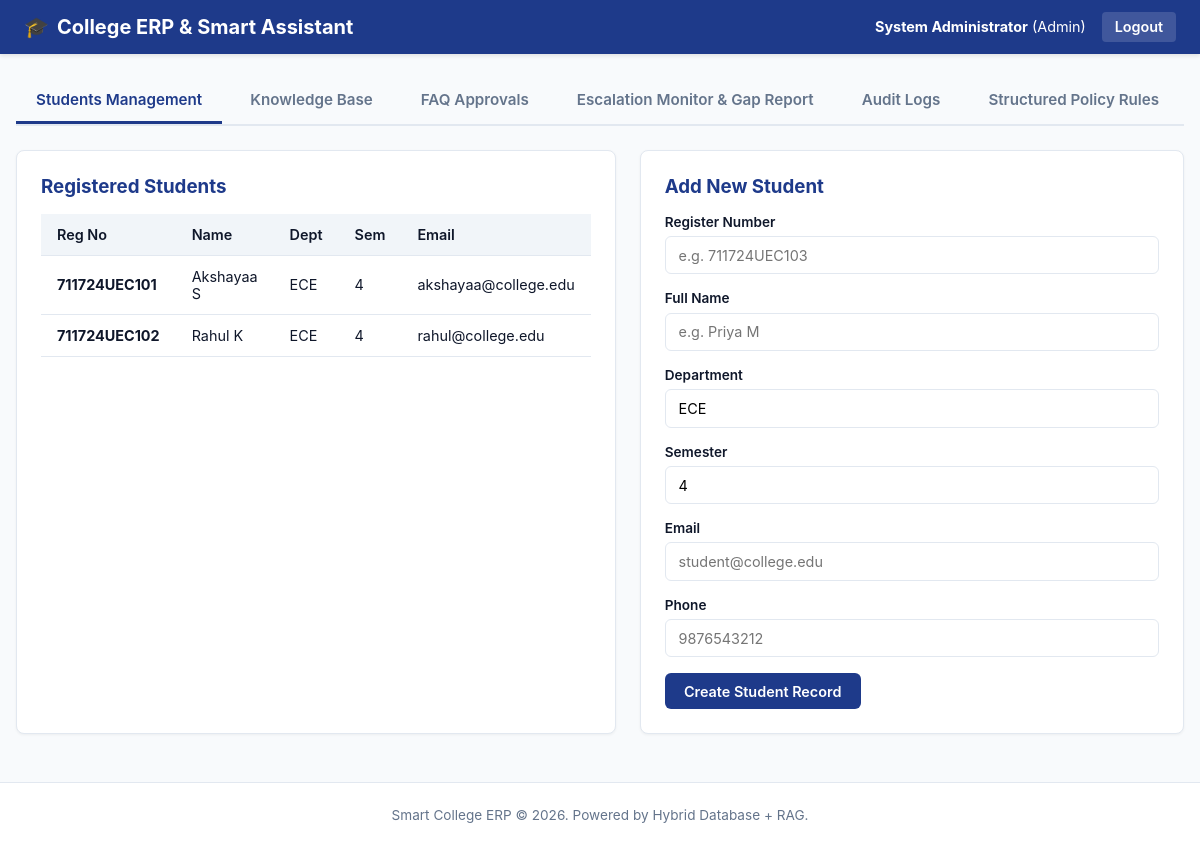
The page /admin (signed in) on the database its author committed.
### tables this page shows
CREATE TABLE students (
        id INTEGER PRIMARY KEY AUTOINCREMENT,
        reg_no TEXT UNIQUE NOT NULL,
        name TEXT NOT NULL,
        dept TEXT NOT NULL,
        semester INTEGER NOT NULL,
        email TEXT,
        phone TEXT
    );

### app.py (the view)
@app.route('/admin')
@role_required('admin')
def admin_dashboard():
    db = get_db()
    cur = db.cursor()
    cur.execute("SELECT * FROM students ORDER BY reg_no ASC")
    students = cur.fetchall()
    cur.execute("SELECT * FROM kb_documents ORDER BY id DESC")
    documents = cur.fetchall()
    cur.execute("SELECT * FROM faq_entries ORDER BY id DESC")
    faqs = cur.fetchall()
    cur.execute("SELECT COUNT(*) FROM unresolved_queries WHERE status = 'open'")
    open_count = cur.fetchone()[0]
    cur.execute("SELECT COUNT(*) FROM unresolved_queries WHERE status = 'resolved'")
    resolved_count = cur.fetchone()[0]
    monitor = {
        'open_count': open_count,
        'resolved_count': resolved_count,
        'median_time': '12 mins' if resolved_count > 0 else 'N/A'
    }
    cur.execute("""
        SELECT question, COUNT(*) as count, MAX(ts) as last_asked
        FROM audit_logs
        WHERE confidence IN ('low', 'none') AND question IS NOT NULL
        GROUP BY question
        ORDER BY count DESC
        LIMIT 5
    """)
    knowledge_gaps = cur.fetchall()
    filter_event = request.args.get('event_type', '')
    if filter_event:
        cur.execute("SELECT * FROM audit_logs WHERE event_type = ? ORDER BY id DESC LIMIT 50", (filter_event,))
    else:
        cur.execute("SELECT * FROM audit_logs ORDER BY id DESC LIMIT 50")
    audit_logs = cur.fetchall()
    cur.execute("SELECT * FROM policy_rules ORDER BY key ASC")
    policy_rules = cur.fetchall()
    active_backend = os.environ.get('EMBEDDING_BACKEND', 'tfidf')
    indexed_doc_count = sum(1 for d in documents if d['status'] == 'active')
    total_chunk_count = sum(d['chunk_count'] or 0 for d in documents if d['status'] == 'active')
    return render_template('admin.html',
                           students=students,
                           documents=documents,
                           faqs=faqs,
                           monitor=monitor,
                           knowledge_gaps=knowledge_gaps,
                           audit_logs=audit_logs,
                           policy_rules=policy_rules,
                           active_backend=active_backend,
                           indexed_doc_count=indexed_doc_count,
                           total_chunk_count=total_chunk_count,
                           index_mismatch_warning=False,
                           filter_event=filter_event)

### app.py (called while the page is built)
def get_db():
    if 'db' not in g:
        g.db = sqlite3.connect(DB_PATH)
        g.db.row_factory = sqlite3.Row
        g.db.execute("PRAGMA journal_mode=WAL;")
        g.db.execute("PRAGMA busy_timeout=5000;")
    return g.db

### templates/admin.html (shortened to what this page needs)
{% extends "base.html" %}
{% block content %}
<div class="nav-tabs">
  <button class="tab-btn active" onclick="showSection('students-tab')">Students Management</button>
  <button class="tab-btn" onclick="showSection('kb-tab')">Knowledge Base</button>
  <button class="tab-btn" onclick="showSection('faq-tab')">FAQ Approvals</button>
  <button class="tab-btn" onclick="showSection('monitor-tab')">Escalation Monitor &amp; Gap Report</button>
  <button class="tab-btn" onclick="showSection('audit-tab')">Audit Logs</button>
  <button class="tab-btn" onclick="showSection('policy-tab')">Structured Policy Rules</button>
</div>
<div id="students-tab" class="tab-content active">
  <div class="grid-2">
    <div class="card">
      <h3>Registered Students</h3>
      <table class="data-table">
        <thead>
          <tr>
            <th>Reg No</th>
            <th>Name</th>
            <th>Dept</th>
            <th>Sem</th>
            <th>Email</th>
          </tr>
        </thead>
        <tbody>
          {% for s in students %}
          <tr>
            <td><strong>{{ s.reg_no }}</strong></td>
            <td>{{ s.name }}</td>
            <td>{{ s.dept }}</td>
            <td>{{ s.semester }}</td>
            <td>{{ s.email }}</td>
          </tr>
          {% endfor %}
        </tbody>
      </table>
    </div>
    <div class="card">
      <h3>Add New Student</h3>
      <form method="POST" action="{{ url_for('admin_add_student') }}">
        <div class="form-group">
          <label>Register Number</label>
          <input type="text" name="reg_no" class="form-control" required placeholder="e.g. 711724UEC103">
        </div>
        <div class="form-group">
          <label>Full Name</label>
          <input type="text" name="name" class="form-control" required placeholder="e.g. Priya M">
        </div>
        <div class="form-group">
          <label>Department</label>
          <input type="text" name="dept" class="form-control" required value="ECE">
        </div>
        <div class="form-group">
          <label>Semester</label>
          <input type="number" name="semester" class="form-control" required value="4">
        </div>
        <div class="form-group">
          <label>Email</label>
          <input type="email" name="email" class="form-control" placeholder="student@college.edu">
        </div>
        <div class="form-group">
          <label>Phone</label>
          <input type="text" name="phone" class="form-control" placeholder="9876543212">
        </div>
        <button type="submit" class="btn btn-primary">Create Student Record</button>
      </form>
    </div>
  </div>
</div>
{% endblock %}

### templates/base.html (shortened to what this page needs)
<!DOCTYPE html>
<html lang="en">
<head>
  <link rel="stylesheet" href="{{ url_for('static', filename='css/style.css') }}">
</head>
<body>
  <header class="navbar">
    <div class="brand">
      🎓 <span>College ERP &amp; Smart Assistant</span>
    </div>
    <div class="user-info">
      {% if session.get('user_id') %}
        <span><strong>{{ session.get('name') }}</strong> ({{ session.get('role')|capitalize }})</span>
        <a href="{{ url_for('logout') }}" class="logout-btn">Logout</a>
      {% endif %}
    </div>
  </header>
  <main class="container">
    {% block content %}{% endblock %}
  </main>
  <footer style="text-align: center; padding: 1.5rem; font-size: 0.85rem; color: var(--text-muted); border-top: 1px solid var(--border-color); background: #fff; margin-top: auto;">
    Smart College ERP &copy; 2026. Powered by Hybrid Database + RAG.
  </footer>
</body>
</html>

### static/css/style.css (style rules this page uses)
:root { --primary: #1e3a8a; --primary-hover: #1e40af; --secondary: #0d9488; --bg-color: #f8fafc; --card-bg: #ffffff; --text-main: #0f172a; --text-muted: #64748b; --border-color: #e2e8f0; --success: #16a34a; --warning: #ca8a04; --danger: #dc2626; --info: #0284c7; }
* { box-sizing: border-box; margin: 0; padding: 0; font-family: -apple-system, BlinkMacSystemFont, "Segoe UI", Roboto, Helvetica, Arial, sans-serif; }
body { background-color: var(--bg-color); color: var(--text-main); min-height: 100vh; display: flex; flex-direction: column; }
header.navbar { background-color: var(--primary); color: #ffffff; padding: 0.75rem 1.5rem; display: flex; justify-content: space-between; align-items: center; box-shadow: 0 2px 4px rgba(0,0,0,0.1); }
header.navbar .brand { font-size: 1.25rem; font-weight: 700; display: flex; align-items: center; gap: 0.5rem; }
header.navbar .user-info { display: flex; align-items: center; gap: 1rem; font-size: 0.9rem; }
header.navbar a.logout-btn { background-color: rgba(255,255,255,0.15); color: #fff; padding: 0.4rem 0.8rem; border-radius: 4px; text-decoration: none; font-weight: 600; transition: background 0.2s; }
.container { max-width: 1200px; width: 100%; margin: 1.5rem auto; padding: 0 1rem; flex: 1; }
.nav-tabs { display: flex; gap: 0.5rem; border-bottom: 2px solid var(--border-color); margin-bottom: 1.5rem; overflow-x: auto; }
.tab-btn { background: none; border: none; padding: 0.75rem 1.25rem; font-size: 0.95rem; font-weight: 600; color: var(--text-muted); cursor: pointer; border-bottom: 3px solid transparent; transition: all 0.2s; }
.tab-btn.active { color: var(--primary); border-bottom-color: var(--primary); }
.tab-content { display: none; }
.tab-content.active { display: block; }
.card { background: var(--card-bg); border: 1px solid var(--border-color); border-radius: 8px; padding: 1.5rem; margin-bottom: 1.5rem; box-shadow: 0 1px 3px rgba(0,0,0,0.05); }
.card h2, .card h3 { margin-bottom: 1rem; color: var(--primary); }
.grid-2 { display: grid; grid-template-columns: 1fr 1fr; gap: 1.5rem; }
table.data-table { width: 100%; border-collapse: collapse; margin-top: 0.75rem; font-size: 0.9rem; }
table.data-table th, table.data-table td { padding: 0.75rem 1rem; text-align: left; border-bottom: 1px solid var(--border-color); }
table.data-table th { background-color: #f1f5f9; font-weight: 600; color: var(--text-main); }
.form-group { margin-bottom: 1rem; }
.form-group label { display: block; font-size: 0.85rem; font-weight: 600; margin-bottom: 0.4rem; color: var(--text-main); }
.form-control { width: 100%; padding: 0.6rem 0.8rem; border: 1px solid var(--border-color); border-radius: 6px; font-size: 0.9rem; background-color: #fff; }
.btn { display: inline-block; padding: 0.6rem 1.2rem; font-size: 0.9rem; font-weight: 600; border-radius: 6px; cursor: pointer; border: none; text-align: center; transition: all 0.2s; text-decoration: none; }
.btn-primary { background-color: var(--primary); color: #fff; }

### rows shown on the page
students: reg_no "711724UEC101", name "Akshayaa S", dept "ECE", semester "4", email "akshayaa@college.edu"
students: reg_no "711724UEC102", name "Rahul K", dept "ECE", semester "4", email "rahul@college.edu"

### other values the page prints
{{ session.get('name') }} "System Administrator"
{{ session.get('role')|capitalize }} "Admin"
